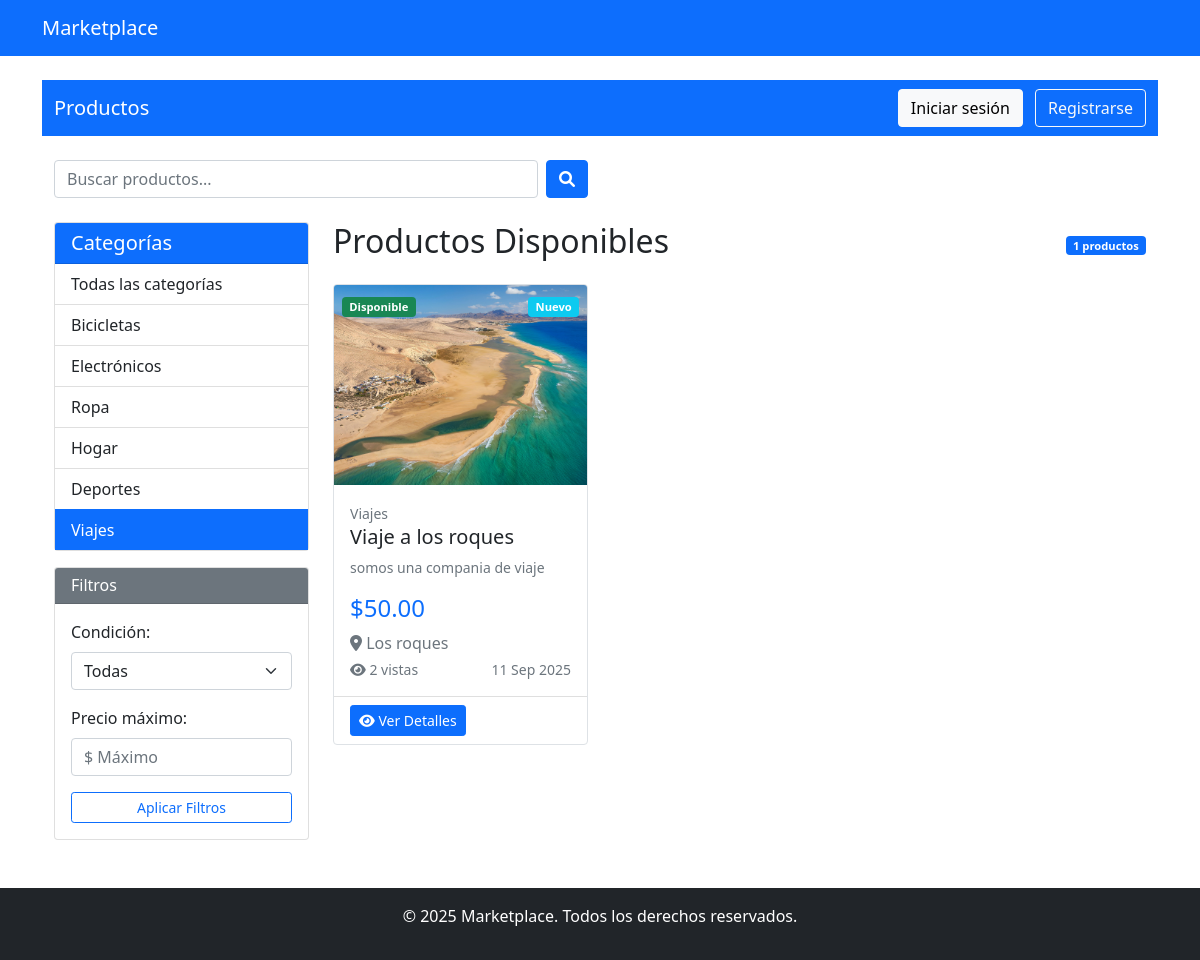
The page /list/?category=6 on the database its author committed.
### publicaciones/models.py (models this page shows, shortened)
class Category(models.Model):
    name = models.CharField(max_length=100)
    description = models.TextField(blank=True)
    icon = models.CharField(max_length=50, blank=True)
    class Meta:
        verbose_name_plural = "Categories"

class Product(models.Model):
    CONDITION_CHOICES = [
        ('new', 'Nuevo'),
        ('used', 'Usado'),
        ('refurbished', 'Reacondicionado'),
    ]
    STATUS_CHOICES = [
        ('available', 'Disponible'),
        ('sold', 'Vendido'),
        ('reserved', 'Reservado'),
    ]
    seller = models.ForeignKey(User, on_delete=models.CASCADE, related_name='products')
    title = models.CharField(max_length=200)
    description = models.TextField()
    price = models.DecimalField(max_digits=10, decimal_places=2, validators=[MinValueValidator(0)])
    category = models.ForeignKey(Category, on_delete=models.SET_NULL, null=True)
    condition = models.CharField(max_length=20, choices=CONDITION_CHOICES, default='used')
    status = models.CharField(max_length=20, choices=STATUS_CHOICES, default='available')
    location = models.CharField(max_length=100)
    created_at = models.DateTimeField(default=timezone.now)
    updated_at = models.DateTimeField(auto_now=True)
    views = models.PositiveIntegerField(default=0)
    image = models.ImageField(upload_to='products/', null=True, blank=True)

### publicaciones/views.py (the view)
# urls.py: path('list/', ProductListView.as_view(), name='product_list'),
class ProductListView(ListView):
    model = Product
    template_name = 'marketplace/list.html'
    context_object_name = 'products'
    paginate_by = 12
    ordering = ['-created_at']
    def get_queryset(self):
        queryset = Product.objects.filter(status='available').select_related('category')
        search_query = self.request.GET.get('q')
        if search_query:
            queryset = queryset.filter(
                Q(title__icontains=search_query) |
                Q(description__icontains=search_query)
            )
        category_id = self.request.GET.get('category')
        if category_id:
            queryset = queryset.filter(category_id=category_id)
        condition = self.request.GET.get('condition')
        if condition:
            queryset = queryset.filter(condition=condition)
        max_price = self.request.GET.get('max_price')
        if max_price:
            try:
                queryset = queryset.filter(price__lte=float(max_price))
            except ValueError:
                pass
        return queryset
    def get_context_data(self, **kwargs):
        context = super().get_context_data(**kwargs)
        categories = cache.get('categories')
        if not categories:
            categories = Category.objects.all()
            cache.set('categories', categories, 300)
        context['categories'] = categories
        return context

### templates/marketplace/list.html (shortened to what this page needs)
{% extends 'marketplace/base.html' %}
{% load static humanize %}
{% block content %}
<div class="container mt-4">
    <div class="row mb-4">
        <div class="col-md-6">
            <form method="get" class="d-flex">
                <input type="text" name="q" class="form-control me-2"
                       placeholder="Buscar productos..." value="{{ request.GET.q }}">
                <button type="submit" class="btn btn-primary">
                    <i class="fas fa-search"></i>
                </button>
            </form>
        </div>
    </div>
    <div class="row">
        <div class="col-md-3">
            <div class="card">
                <div class="card-header bg-primary text-white">
                    <h5 class="mb-0">Categorías</h5>
                </div>
                <div class="card-body p-0">
                    <div class="list-group list-group-flush">
                        <a href="{% url 'marketplace:home' %}"
                           class="list-group-item list-group-item-action {% if not request.GET.category %}active{% endif %}">
                            Todas las categorías
                        </a>
                        {% for category in categories %}
                        <a href="{% url 'marketplace:product_list' %}?category={{ category.id }}"
                           class="list-group-item list-group-item-action {% if request.GET.category == category.id|stringformat:'s' %}active{% endif %}">
                            {{ category.name }}
                        </a>
                        {% endfor %}
                    </div>
                </div>
            </div>
            <div class="card mt-3">
                <div class="card-header bg-secondary text-white">
                    <h6 class="mb-0">Filtros</h6>
                </div>
                <div class="card-body">
                    <form method="get">
                        <div class="mb-3">
                            <label class="form-label">Condición:</label>
                            <select name="condition" class="form-select">
                                <option value="">Todas</option>
                            </select>
                        </div>
                        <div class="mb-3">
                            <label class="form-label">Precio máximo:</label>
                            <input type="number" name="max_price" class="form-control"
                                   placeholder="$ Máximo" value="{{ request.GET.max_price }}">
                        </div>
                        <button type="submit" class="btn btn-sm btn-outline-primary w-100">
                            Aplicar Filtros
                        </button>
                    </form>
                </div>
            </div>
        </div>
        <div class="col-md-9">
            <div class="d-flex justify-content-between align-items-center mb-3">
                <h2>Productos Disponibles</h2>
                <span class="badge bg-primary">{{ products.count }} productos</span>
            </div>
            {% if products %}
            <div class="row">
                {% for product in products %}
                <div class="col-lg-4 col-md-6 mb-4">
                    <div class="card h-100 product-card">
                        <div class="position-relative">
                            {% if product.image %}
                            <img src="{{ product.image.url }}" class="card-img-top product-image"
                                 alt="{{ product.title }}" style="height: 200px; object-fit: cover;">
                            {% else %}
                            <div class="card-img-top bg-light d-flex align-items-center justify-content-center"
                                 style="height: 200px;">
                                <i class="fas fa-image fa-3x text-muted"></i>
                            </div>
                            {% endif %}
                            <div class="position-absolute top-0 start-0 m-2">
                                <span class="badge bg-{% if product.status == 'available' %}success{% elif product.status == 'sold' %}danger{% else %}warning{% endif %}">
                                    {{ product.get_status_display }}
                                </span>
                            </div>
                            <div class="position-absolute top-0 end-0 m-2">
                                <span class="badge bg-info">
                                    {{ product.get_condition_display }}
                                </span>
                            </div>
                        </div>
                        <div class="card-body">
                            <small class="text-muted">{{ product.category.name }}</small>
                            <h5 class="card-title">{{ product.title }}</h5>
                            <p class="card-text text-muted small">
                                {{ product.description|truncatewords:15 }}
                            </p>
                            <h4 class="text-primary">${{ product.price|intcomma }}</h4>
                            <p class="text-muted mb-1">
                                <i class="fas fa-map-marker-alt"></i> {{ product.location }}
                            </p>
                            <div class="d-flex justify-content-between text-muted small">
                                <span><i class="fas fa-eye"></i> {{ product.views }} vistas</span>
                                <span>{{ product.created_at|date:"d M Y" }}</span>
                            </div>
                        </div>
                        <div class="card-footer bg-transparent">
                            <div class="d-flex justify-content-between">
                                <a href="{% url 'marketplace:product_detail' product.id %}"
                                   class="btn btn-primary btn-sm">
                                    <i class="fas fa-eye"></i> Ver Detalles
                                </a>
                            </div>
                        </div>
                    </div>
                </div>
                {% endfor %}
            </div>
            {% endif %}
        </div>
    </div>
</div>
{% endblock %}

### templates/marketplace/list.html (style rules this page uses)
.product-card { transition: transform 0.2s ease, box-shadow 0.2s ease; border: 1px solid #dee2e6; }
.product-image { transition: transform 0.3s ease; }
.badge { font-size: 0.7rem; }

### rows shown on the page
Category: name "Bicicletas"
Category: name "Electrónicos"
Category: name "Ropa"
Category: name "Hogar"
Category: name "Deportes"
Category: name "Viajes"
Product: image (picture), status "Disponible", condition "Nuevo", category.name "Viajes", title "Viaje a los roques", description "somos una compania de viaje", price "50.00", location "Los roques", views "2", created_at "11 Sep 2025"

### other values the page prints
{{ products.count }} "1"
